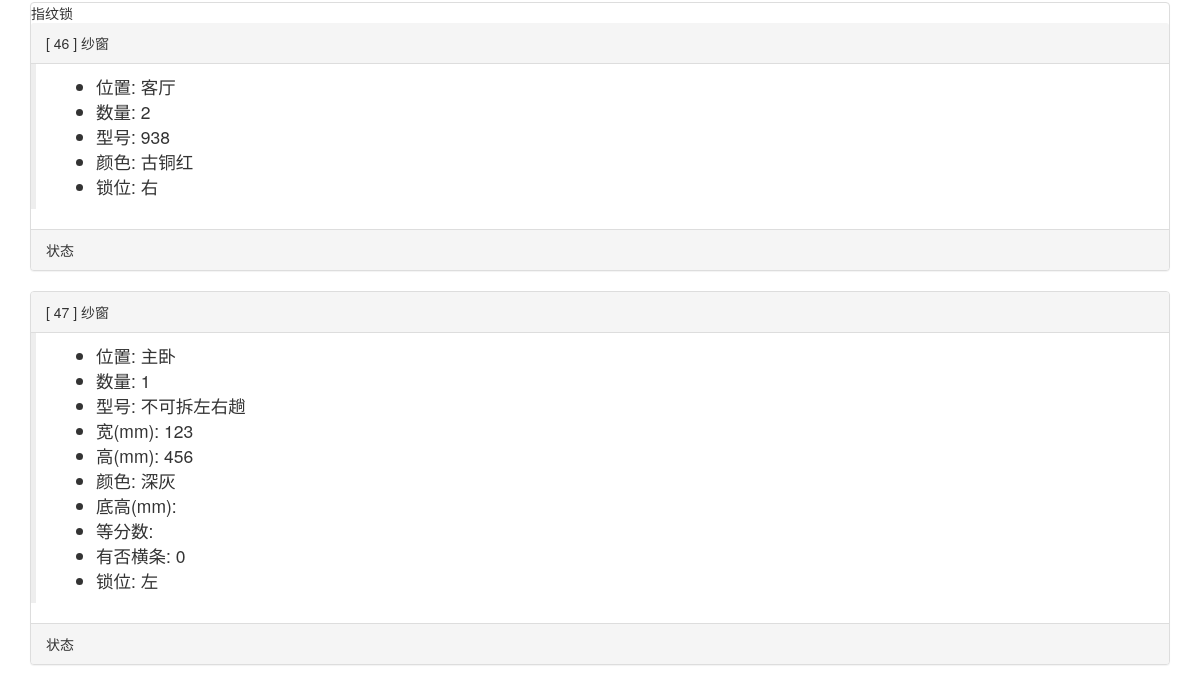
The page /viewkehudd/5 (signed in, lower part) on the database as committed earlier.
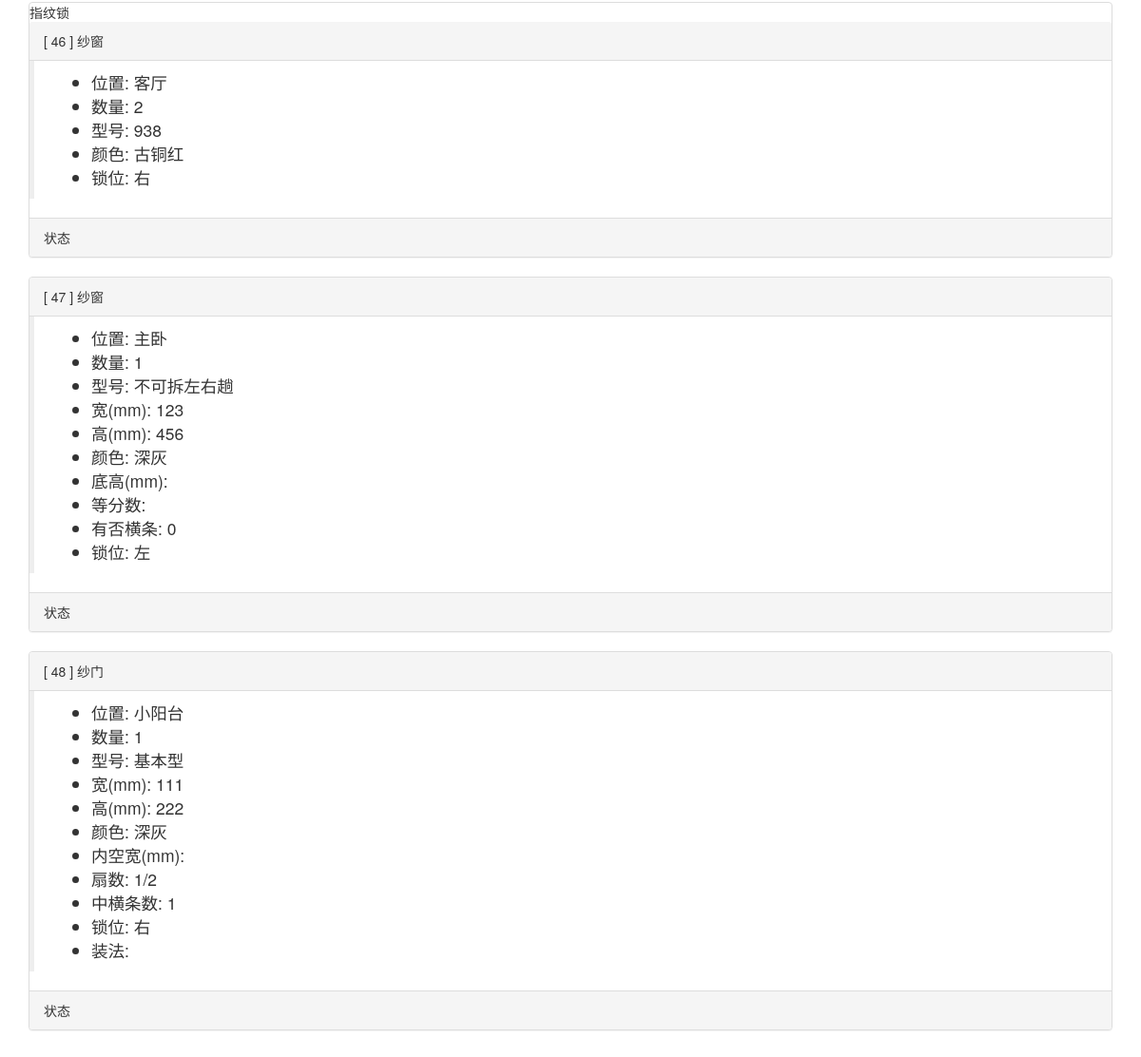
The same page on the database as committed later.
### app/models.py (models this page shows, shortened)
class Dingdan(db.Model):
    __tablename__ = 'dingdans'
    id = db.Column(db.Integer, primary_key=True)
    kehu_id = db.Column(db.Integer, db.ForeignKey('kehus.id'))
    chanpin_id = db.Column(db.Integer, db.ForeignKey('chanpins.id'))
    shuliang = db.Column(db.Integer)
    weizhi = db.Column(db.String(64))
    xinghao = db.Column(db.String(64))
    kuan_chang = db.Column(db.Integer)
    gao = db.Column(db.Integer)
    meikongkuan_bashoudigao = db.Column(db.Integer)
    color = db.Column(db.String(64))
    shanshu = db.Column(db.Integer)
    zhonghengtiaoshu_gantiaoshu = db.Column(db.Integer)
    shuowei = db.Column(db.String(64))
    ishaveht = db.Column(db.String(64))
    zhangfa_dengfenshu_kaishuofangshi = db.Column(db.String(64))
    jiage = db.Column(db.Float)
    tushipic = db.Column(db.String(64))
    beizhu = db.Column(db.String(64))
    status = db.Column(db.Integer, default=1)  # 1测尺、2业务下单、3工厂下单、4工厂入库、5工厂发货、6收货、7派工、8装完、9安清款
    fakaidi = db.Column(db.String(64))  # -1
    time_1 = db.Column(db.DateTime())
    user_1_id = db.Column(db.Integer, db.ForeignKey('users.id'))
    beizhue = db.Column(db.String(64))
    time0 = db.Column(db.DateTime(), default=datetime.utcnow)
    user0_id = db.Column(db.Integer, db.ForeignKey('users.id'))
    time1 = db.Column(db.DateTime())
    user1_id = db.Column(db.Integer, db.ForeignKey('users.id'))
    time2 = db.Column(db.DateTime())
    user2_id = db.Column(db.Integer, db.ForeignKey('users.id'))
    time3 = db.Column(db.DateTime())
    user3_id = db.Column(db.Integer, db.ForeignKey('users.id'))
    time4 = db.Column(db.DateTime())
    user4_id = db.Column(db.Integer, db.ForeignKey('users.id'))
    time5 = db.Column(db.DateTime())
    user5_id = db.Column(db.Integer, db.ForeignKey('users.id'))
    time6 = db.Column(db.DateTime())
    user6_id = db.Column(db.Integer, db.ForeignKey('users.id'))
    time7 = db.Column(db.DateTime())
    user7_id = db.Column(db.Integer, db.ForeignKey('users.id'))
    time8 = db.Column(db.DateTime())
    user8_id = db.Column(db.Integer, db.ForeignKey('users.id'))
    time9 = db.Column(db.DateTime())
    user9_id = db.Column(db.Integer, db.ForeignKey('users.id'))
    time_1 = db.Column(db.DateTime())
    user_1_id = db.Column(db.Integer, db.ForeignKey('users.id'))
    beizhue = db.Column(db.String(64))
    az_status = db.Column(db.Integer)
    az_beizhue = db.Column(db.String(64))
    az_time_1 = db.Column(db.DateTime())
    az_time1 = db.Column(db.DateTime())
    az_time2 = db.Column(db.DateTime())
    az_time3 = db.Column(db.DateTime())
    azd_id = db.Column(db.Integer, db.ForeignKey('users.id'))
    dingdan_azd = db.relationship("User", foreign_keys=[azd_id])

### app/main/views.py (the view)
@main.route('/viewkehudd/<int:id>', methods=['GET', 'POST'])
@login_required
def viewkehudd(id):
    kehu = Kehu.query.get(id)
    return render_template('viewkehudd.html', kehu=kehu)

### app/models.py (called while the page is built)
    @login_manager.user_loader
    def load_user(user_id):
        return User.query.get(int(user_id))

### app/templates/viewkehudd.html (shortened to what this page needs)
{% extends "base.html" %}
{% import "bootstrap/wtf.html" as wtf %}
{% block page_content %}
    {% for dingdan in kehu.dingdans %}
            <div class="panel panel-default">
        {% if dingdan.chanpin.pinming == '隐形网' %}
                <div class="panel-heading">[ {{ dingdan.id }} ] 隐形网</div>
                <div class="post-body">
                    <blockquote>
                    <ul>
                        <li>位置: {{ dingdan.weizhi }}</li>
                        <li>数量: {{ dingdan.shuliang }}</li>
                        <li>型号: {{ dingdan.xinghao }}</li>
                        <li>宽(mm): {{ dingdan.kuan_chang }}</li>
                        <li>高(mm): {{ dingdan.gao }}</li>
                        <li>颜色: {{ dingdan.color }}</li>
                    </ul>
                    </blockquote>
                </div>
                <div class="panel-footer">状态</div>
        {% elif dingdan.chanpin.pinming == '纱门' %}
                <div class="panel-heading">[ {{ dingdan.id }} ] 纱门</div>
                <div class="post-body">
                    <blockquote>
                    <ul>
                        <li>位置: {{ dingdan.weizhi }}</li>
                        <li>数量: {{ dingdan.shuliang }}</li>
                        <li>型号: {{ dingdan.xinghao }}</li>
                        <li>宽(mm): {{ dingdan.kuan_chang }}</li>
                        <li>高(mm): {{ dingdan.gao }}</li>
                        <li>颜色: {{ dingdan.color }}</li>
                        <li>内空宽(mm): {{ dingdan.meikuan_digao }}</li>
                        <li>扇数: {{ dingdan.shanshu }}</li>
                        <li>中横条数: {{ dingdan.zhonghengtiaoshu_gantiaoshu }}</li>
                        <li>锁位: {{ dingdan.shuowei }}</li>
                        <li>装法: {{ dingdan.zhangfa }}</li>
                    </ul>
                    </blockquote>
                </div>
                <div class="panel-footer">状态</div>
        {% elif dingdan.chanpin.pinming == '纱窗' %}
                <div class="panel-heading">[ {{ dingdan.id }} ] 纱窗</div>
                <div class="post-body">
                    <blockquote>
                    <ul>
                        <li>位置: {{ dingdan.weizhi }}</li>
                        <li>数量: {{ dingdan.shuliang }}</li>
                        <li>型号: {{ dingdan.xinghao }}</li>
                        <li>宽(mm): {{ dingdan.kuan_chang }}</li>
                        <li>高(mm): {{ dingdan.gao }}</li>
                        <li>颜色: {{ dingdan.color }}</li>
                        <li>底高(mm): {{ dingdan.meikuan_digao }}</li>
                        <li>等分数: {{ dingdan.dengfenshu }}</li>
                        <li>有否横条: {{ dingdan.ishaveht }}</li>
                        <li>锁位: {{ dingdan.shuowei }}</li>
                    </ul>
                    </blockquote>
                </div>
                <div class="panel-footer">状态</div>
        {% elif dingdan.chanpin.pinming == '指纹锁' %}
            指纹锁<br>
                <div class="panel-heading">[ {{ dingdan.id }} ] 纱窗</div>
                <div class="post-body">
                    <blockquote><ul>
                        <li>位置: {{ dingdan.weizhi }}</li>
                        <li>数量: {{ dingdan.shuliang }}</li>
                        <li>型号: {{ dingdan.xinghao }}</li>
                        <li>颜色: {{ dingdan.color }}</li>
                        <li>锁位: {{ dingdan.shuowei }}</li>
                    </ul></blockquote>
                </div>
                <div class="panel-footer">状态</div>
        {% endif %}
            </div>
    {% endfor %}
{% endblock %}

Rows that differ between the two databases and show on the page:
added Dingdan: id "48", weizhi "小阳台", shuliang "1", xinghao "基本型", kuan_chang "111", gao "222", color "深灰", shanshu "1/2", zhonghengtiaoshu_gantiaoshu "1", shuowei "右"
